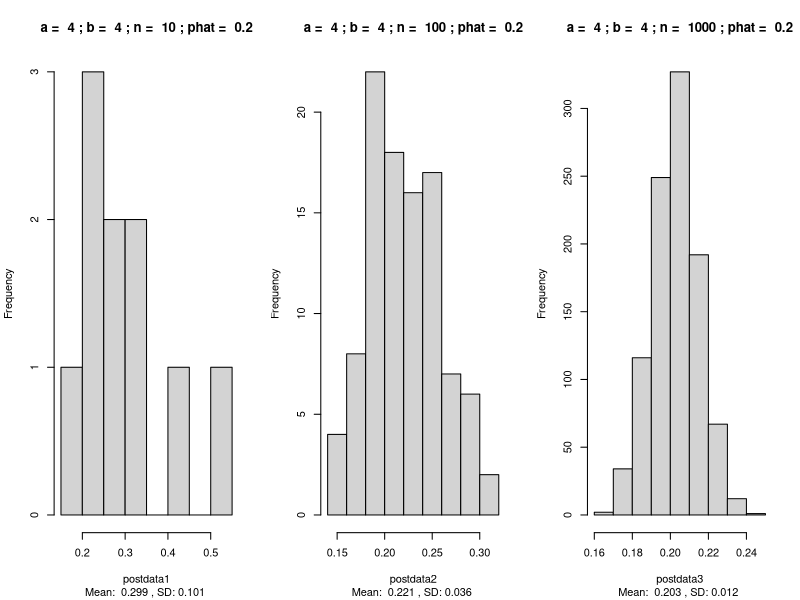
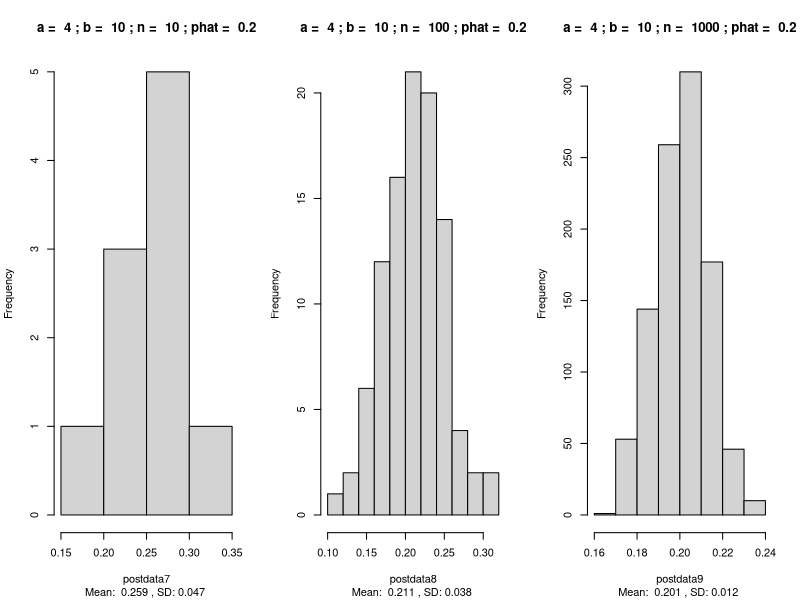
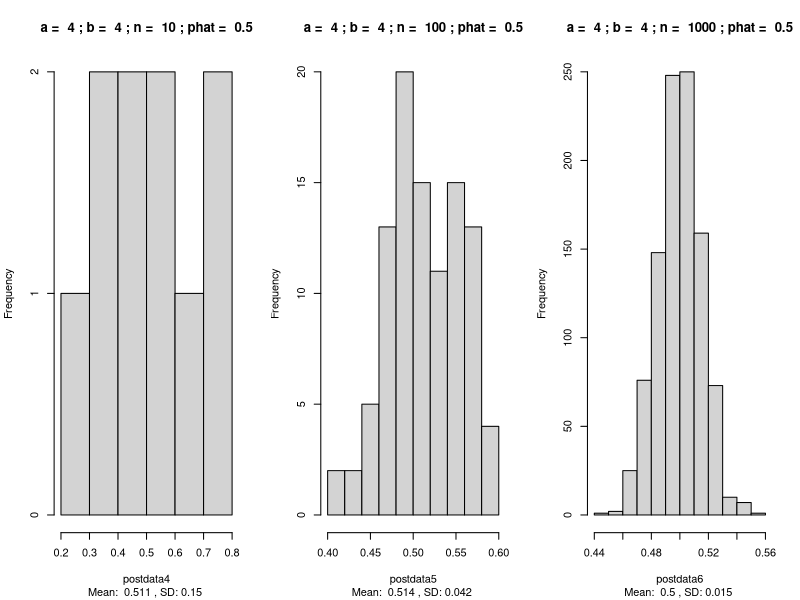
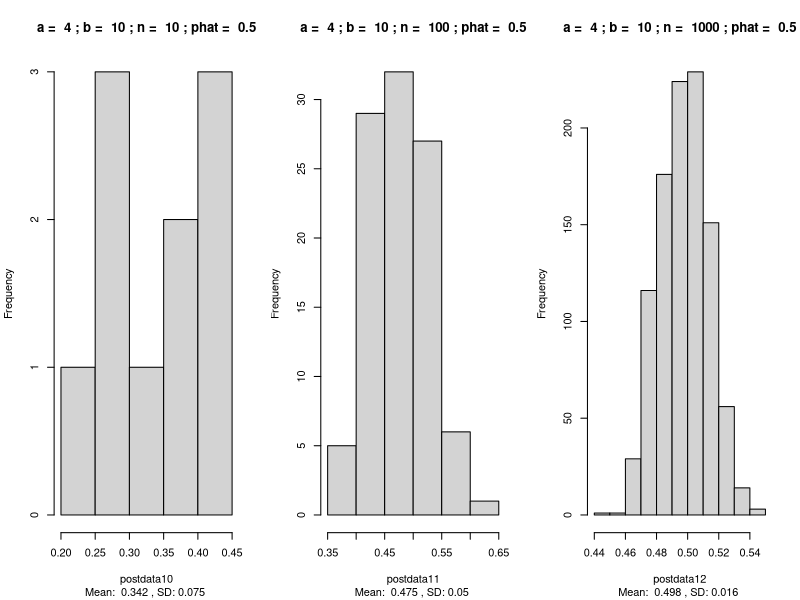

The R script that drew these images, in order:
## ---- chunk 1
knitr::opts_chunk$set(message=FALSE, warning=FALSE, fig.height=3, fig.width=5, 
                      fig.align = "center")
## ---- chunk 2
set.seed(11)

a1 = 4
b1 = 4
b2= 10
phat1=0.2
phat2=0.5
n1=10
n2=100
n3=1000

par(mfrow=c(1,3))

#alpha=4, beta=4, n=10, phat=0.2
postdata1 = rbeta(n1, a1+phat1*n1, b1+n1*(1-phat1))
hist(postdata1, main = paste("a = ", a1, "; b = ", b1, "; n = ", n1, "; phat = ", phat1), sub=paste("Mean: ", round(mean(postdata1), 3), ", SD:", round(sd(postdata1), 3), sept=""))

#alpha=4, beta=4, n=100, phat=0.2
postdata2 = rbeta(n2, a1+phat1*n2, b1+n2*(1-phat1))
hist(postdata2, main = paste("a = ", a1, "; b = ", b1, "; n = ", n2, "; phat = ", phat1), sub=paste("Mean: ", round(mean(postdata2), 3), ", SD:", round(sd(postdata2), 3), sept=""))

#alpha=4, beta=4, n=1000, phat=0.2
postdata3 = rbeta(n3, a1+phat1*n3, b1+n3*(1-phat1))
hist(postdata3, main = paste("a = ", a1, "; b = ", b1, "; n = ", n3, "; phat = ", phat1), sub=paste("Mean: ", round(mean(postdata3), 3), ", SD:", round(sd(postdata3), 3), sept=""))

par(mfrow=c(1,3))

#alpha=4, beta=10, n=10, phat=0.2
postdata7 = rbeta(n1, a1+phat1*n1, b2+n1*(1-phat1))
hist(postdata7, main = paste("a = ", a1, "; b = ", b2, "; n = ", n1, "; phat = ", phat1), sub=paste("Mean: ", round(mean(postdata7), 3), ", SD:", round(sd(postdata7), 3), sept=""))

#alpha=4, beta=10, n=100, phat=0.2
postdata8 = rbeta(n2, a1+phat1*n2, b2+n2*(1-phat1))
hist(postdata8, main = paste("a = ", a1, "; b = ", b2, "; n = ", n2, "; phat = ", phat1), sub=paste("Mean: ", round(mean(postdata8), 3), ", SD:", round(sd(postdata8), 3), sept=""))

#alpha=4, beta=10, n=1000, phat=0.2
postdata9 = rbeta(n3, a1+phat1*n3, b2+n3*(1-phat1))
hist(postdata9, main = paste("a = ", a1, "; b = ", b2, "; n = ", n3, "; phat = ", phat1), sub=paste("Mean: ", round(mean(postdata9), 3), ", SD:", round(sd(postdata9), 3), sept=""))

par(mfrow=c(1,3))

#alpha=4, beta=4, n=10, phat=0.5
postdata4 = rbeta(n1, a1+phat2*n1, b1+n1*(1-phat2))
hist(postdata4, main = paste("a = ", a1, "; b = ", b1, "; n = ", n1, "; phat = ", phat2), sub=paste("Mean: ", round(mean(postdata4), 3), ", SD:", round(sd(postdata4), 3), sept=""))

#alpha=4, beta=4, n=100, phat=0.5
postdata5 = rbeta(n2, a1+phat2*n2, b1+n2*(1-phat2))
hist(postdata5, main = paste("a = ", a1, "; b = ", b1, "; n = ", n2, "; phat = ", phat2), sub=paste("Mean: ", round(mean(postdata5), 3), ", SD:", round(sd(postdata5), 3), sept=""))

#alpha=4, beta=4, n=1000, phat=0.5
postdata6 = rbeta(n3, a1+phat2*n3, b1+n3*(1-phat2))
hist(postdata6, main = paste("a = ", a1, "; b = ", b1, "; n = ", n3, "; phat = ", phat2), sub=paste("Mean: ", round(mean(postdata6), 3), ", SD:", round(sd(postdata6), 3), sept=""))

par(mfrow=c(1,3))

#alpha=4, beta=10, n=10, phat=0.5
postdata10 = rbeta(n1, a1+phat2*n1, b2+n1*(1-phat2))
hist(postdata10, main = paste("a = ", a1, "; b = ", b2, "; n = ", n1, "; phat = ", phat2), sub=paste("Mean: ", round(mean(postdata10), 3), ", SD:", round(sd(postdata10), 3), sept=""))

#alpha=4, beta=10, n=100, phat=0.5
postdata11 = rbeta(n2, a1+phat2*n2, b2+n2*(1-phat2))
hist(postdata11, main = paste("a = ", a1, "; b = ", b2, "; n = ", n2, "; phat = ", phat2), sub=paste("Mean: ", round(mean(postdata11), 3), ", SD:", round(sd(postdata11), 3), sept=""))

#alpha=4, beta=10, n=1000, phat=0.5
postdata12 = rbeta(n3, a1+phat2*n3, b2+n3*(1-phat2))
hist(postdata12, main = paste("a = ", a1, "; b = ", b2, "; n = ", n3, "; phat = ", phat2), sub=paste("Mean: ", round(mean(postdata12), 3), ", SD:", round(sd(postdata12), 3), sept=""))
